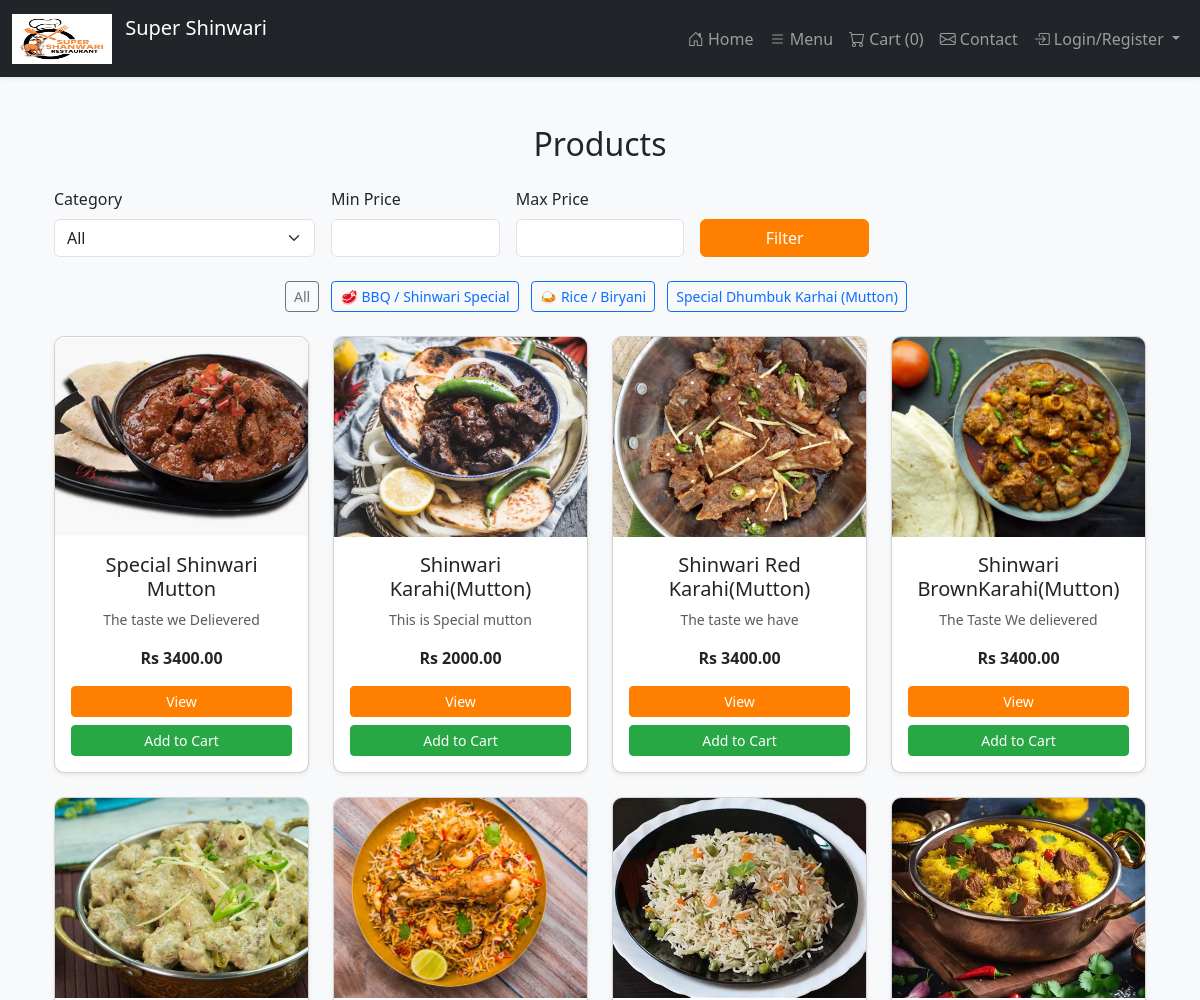
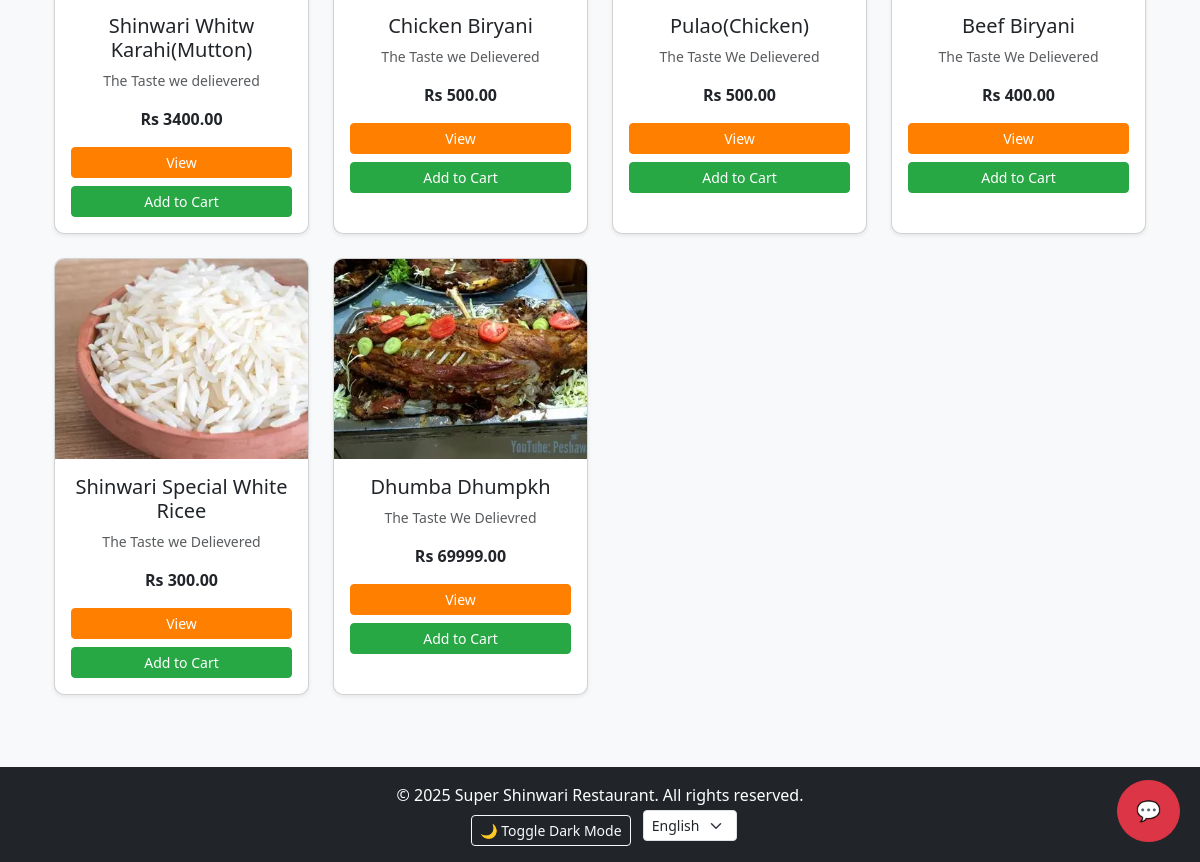
Screenshot of /products/ with the database file from the repository (2 pictures, top to bottom).
### core/models.py (models this page shows, shortened)
class Category(models.Model):
    name = models.CharField(max_length=200, unique=True)
    image = models.ImageField(upload_to='categories/', blank=True, null=True)

class Product(models.Model):
    name = models.CharField(max_length=200)
    description = models.TextField(blank=True, null=True)
    price = models.DecimalField(max_digits=10, decimal_places=2)
    discount_price = models.DecimalField(max_digits=10, decimal_places=2, blank=True, null=True)
    available = models.BooleanField(default=True)
    image = models.ImageField(upload_to='products/', blank=True, null=True)
    category = models.ForeignKey(Category, on_delete=models.CASCADE, related_name="products")
    branch = models.ForeignKey(Branch, on_delete=models.SET_NULL, null=True, blank=True, related_name="products")
    created_at = models.DateTimeField(auto_now_add=True)
    is_featured = models.BooleanField(default=False)

### core/views.py (the view, shortened to what this page needs)
# urls.py: path('products/', views.products, name='products'),
def products(request, category_id=None):
    selected_branch = _get_selected_branch(request)
    products_qs = Product.objects.all()
    category = None
    if category_id:
        category = get_object_or_404(Category, id=category_id)
        products_qs = products_qs.filter(category=category)
    if selected_branch:
        products_qs = products_qs.filter(Q(branch__isnull=True) | Q(branch=selected_branch))
    form = ProductFilterForm(request.GET or None)
    categories_qs = Category.objects.all()
    return render(request, 'products.html', {
        'category': category,
        'products': products_qs,
        'filter_form': form,
        'categories': categories_qs,
        'selected_branch': selected_branch
    })

### core/forms.py
class ProductFilterForm(forms.Form):
    min_price = forms.DecimalField(
        required=False,
        label='Min Price',
        widget=forms.NumberInput(attrs={'class': 'form-control'})
    )
    max_price = forms.DecimalField(
        required=False,
        label='Max Price',
        widget=forms.NumberInput(attrs={'class': 'form-control'})
    )

### core/context_processors.py (called while the page is built)
def cart_item_count(request):
    total = 0
    if request.user.is_authenticated:
        cart = Cart.objects.filter(user=request.user).first()
        if cart:
            total = CartItem.objects.filter(cart=cart).aggregate(total=Sum('quantity'))['total'] or 0
    return {'cart_item_count': total}

### core/views.py (called while the page is built)
def _get_selected_branch(request):
    branch_id = request.session.get(SESSION_BRANCH_KEY)
    if branch_id:
        return Branch.objects.filter(id=branch_id).first()
    return None

### templates/products.html (shortened to what this page needs)
{% extends 'base.html' %}
{% load static %}
{% block content %}
<div class="container mt-5">
    <h2 class="text-center mb-4">Products</h2>
    <form method="get" class="row g-3 mb-4 align-items-end">
        <div class="col-md-3">
            <label for="category" class="form-label">Category</label>
            <select name="category" class="form-select">
                <option value="">All</option>
            </select>
        </div>
        <div class="col-md-2">
            <label class="form-label">Min Price</label>
            <input type="number" name="min_price" class="form-control" value="{{ request.GET.min_price }}">
        </div>
        <div class="col-md-2">
            <label class="form-label">Max Price</label>
            <input type="number" name="max_price" class="form-control" value="{{ request.GET.max_price }}">
        </div>
        <div class="col-md-2">
            <button type="submit" class="btn btn-primary w-100">Filter</button>
        </div>
    </form>
    <div class="mb-4 text-center">
        <a href="{% url 'products' %}" class="btn btn-sm btn-outline-secondary me-2">All</a>
        {% for category in categories %}
            <a href="{% url 'products' %}?category={{ category.id }}"
               class="btn btn-sm btn-outline-primary me-2">
               {{ category.name }}
            </a>
        {% endfor %}
    </div>
    <div class="row">
        {% for product in products %}
            <div class="col-md-3 mb-4">
                <div class="card h-100 shadow-sm position-relative">
                    <img src="{{ product.image.url }}" class="card-img-top" alt="{{ product.name }}" style="height:200px; object-fit:cover;">
                    <div class="card-body d-flex flex-column text-center">
                        <h5 class="card-title">{{ product.name }}</h5>
                        <p class="card-text text-muted small">{{ product.description|truncatechars:60 }}</p>
                        {% if product.discount_price %}
                            <p>
                                <span class="text-danger fw-bold">Rs {{ product.discount_price }}</span>
                                <del class="text-muted small">Rs {{ product.price }}</del>
                            </p>
                        {% else %}
                            <p class="fw-bold">Rs {{ product.price }}</p>
                        {% endif %}
                        <a href="{% url 'product_detail' product.id %}" class="btn btn-primary btn-sm w-100 mb-2">View</a>
                        <form action="{% url 'add_to_cart' product.id %}" method="POST" class="w-100">
                            <button type="submit" class="btn btn-success btn-sm w-100">Add to Cart</button>
                        </form>
                    </div>
                </div>
            </div>
        {% empty %}
            <p class="text-center">No products found.</p>
        {% endfor %}
    </div>
</div>
{% endblock %}

### static/css/style.css (style rules this page uses)
body { font-family: 'Segoe UI', Tahoma, sans-serif; background-color: #f8f9fa; margin: 0; padding: 0; transition: background 0.3s, color 0.3s; }
html { scroll-behavior: smooth; }
.card { border-radius: 10px; overflow: hidden; box-shadow: 0 4px 10px rgba(0, 0, 0, 0.1); transition: transform 0.3s ease; }
.card-img-top, .card img { height: 200px; object-fit: cover; }
.btn-primary { background-color: #ff7f00; border-color: #ff7f00; }
.btn-success { background-color: #28a745; border-color: #28a745; }

### rows the page displays
Category: name "🥩 BBQ / Shinwari Special"
Category: name "🍛 Rice / Biryani"
Category: name "Special Dhumbuk Karhai (Mutton)"
Product: image (picture), name "Special Shinwari Mutton", description "The taste we Delievered", price "3400.00"
Product: image (picture), name "Shinwari Karahi(Mutton)", description "This is Special mutton", price "2000.00"
Product: image (picture), name "Shinwari Red Karahi(Mutton)", description "The taste we have", price "3400.00"
Product: image (picture), name "Shinwari BrownKarahi(Mutton)", description "The Taste We delievered", price "3400.00"
Product: image (picture), name "Shinwari Whitw Karahi(Mutton)", description "The Taste we delievered", price "3400.00"
Product: image (picture), name "Chicken Biryani", description "The Taste we Delievered", price "500.00"
Product: image (picture), name "Pulao(Chicken)", description "The Taste We Delievered", price "500.00"
Product: image (picture), name "Beef Biryani", description "The Taste We Delievered", price "400.00"
Product: image (picture), name "Shinwari Special White Ricee", description "The Taste we Delievered", price "300.00"
Product: image (picture), name "Dhumba Dhumpkh", description "The Taste We Delievred", price "69999.00"

### other values shown
{{ cart_item_count }} "0"
